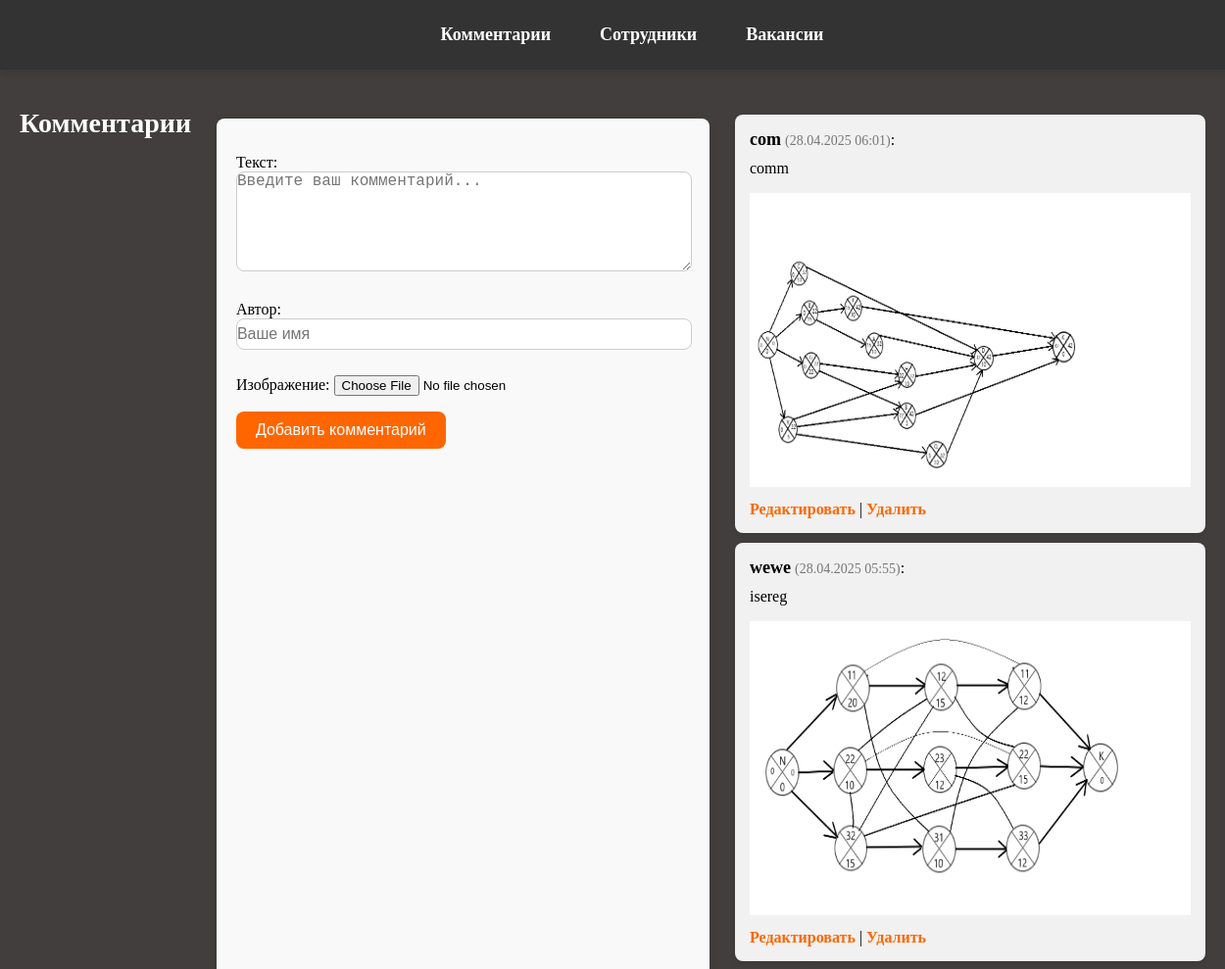
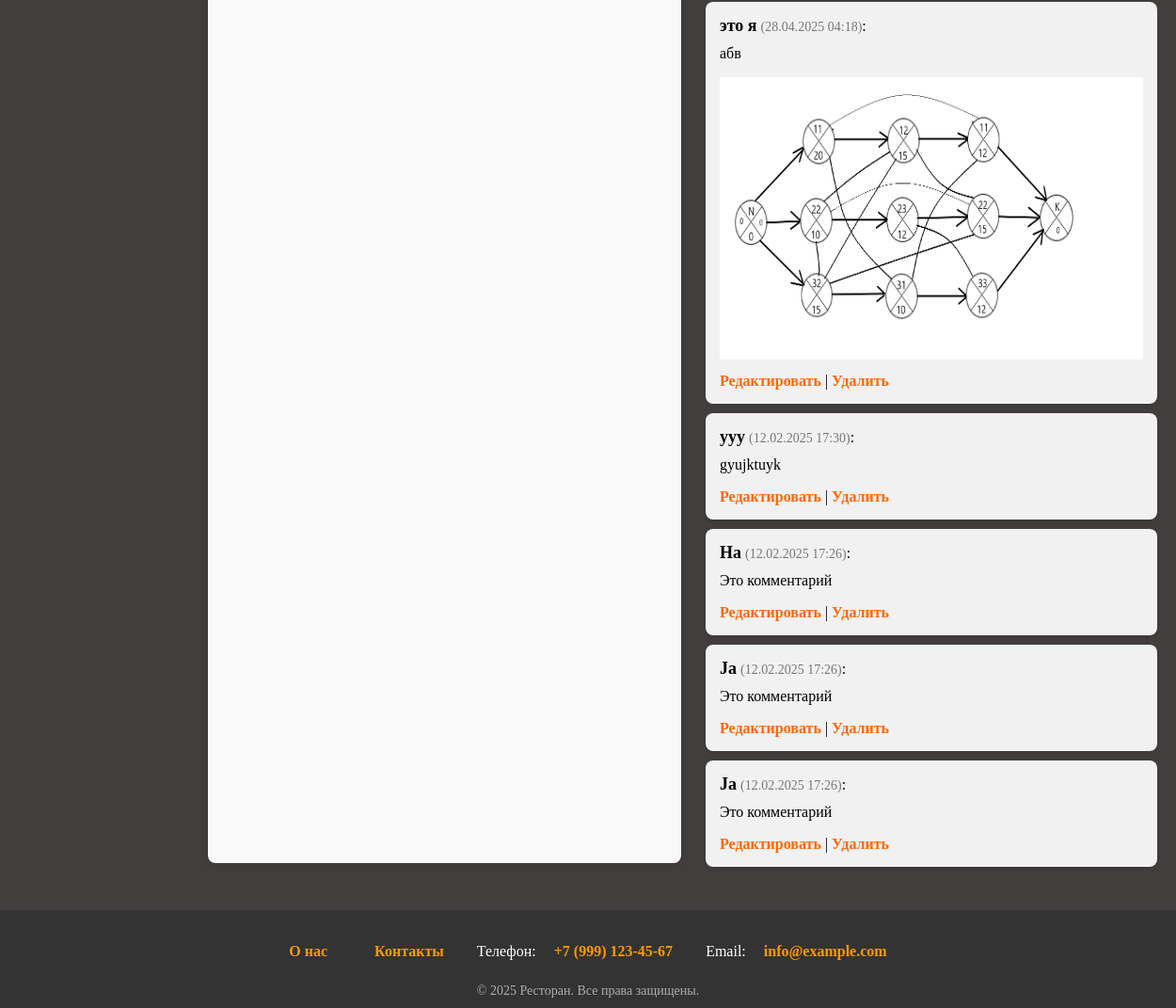
Page /comments/ on the committed database (2 pictures, top to bottom).
### comments/models.py (models this page shows, shortened)
class Comment(models.Model):
    class Status(models.IntegerChoices):
        DRAFT = 0, 'Не опубликовано'
        PUBLISHED = 1, 'Опубликовано'
    text = models.TextField(verbose_name='текст')
    date = models.DateTimeField(default=timezone.now, verbose_name='Дата')
    author = models.CharField(max_length=50, verbose_name='Автор')
    is_active = models.BooleanField(default=Status.PUBLISHED, choices=tuple(map(lambda x: (bool(x[0]), x[1]), Status.choices)), verbose_name='Опубликован')
    objects = models.Manager()
    published = PublishedAndSortedModel()
    image = models.ImageField(upload_to='comments/%Y/%m/%d', blank=True, null=True, verbose_name='Изображение')
    class Meta:
        verbose_name = 'Комментарий'
        verbose_name_plural = 'Комменатрии'

### comments/views.py (the view)
# urls.py: path('', views.comments, name='comments'),
def comments(request):
    form = CommentForm()
    all_comments = Comment.published.all()
    if request.method == 'POST':
        form = CommentForm(request.POST, request.FILES)
        if form.is_valid():
            form.save()
            return redirect('comments')
    return render(request, 'comments.html', {
        'form': form,
        'comments': all_comments,
    })

### comments/forms.py
class CommentForm(forms.ModelForm):
    class Meta:
        model = Comment
        fields = ['text', 'author', 'image']
        widgets = {
            'text': forms.Textarea(attrs={
                'placeholder': 'Введите ваш комментарий...',
                'required': True,
                'class': 'comment-textarea'
            }),
            'author': forms.TextInput(attrs={
                'placeholder': 'Ваше имя',
                'required': True,
                'class': 'comment-author-input'
            }),
            'image': forms.ClearableFileInput(attrs={
                'class': 'comment-file-input'
            }),
        }

### comments/models.py (called while the page is built)
    def get_queryset(self):
        return super().get_queryset().filter(is_active=True).order_by("-date")

### comments/templates/comments.html (shortened to what this page needs)
{% extends 'base.html' %}
{% block content %}
    <h1 class="comments-header">Комментарии</h1>
    <form method="POST" action="{% url 'comments' %}" enctype="multipart/form-data" class="comment-form">
        {% for field in form %}
            <p>
                <label class="form-label" for="{{ field.id_for_label }}">{{ field.label }}:</label>
                {{ field }}
            </p>
        {% endfor %}
        <button type="submit" class="comment-submit-button">Добавить комментарий</button>
    </form>
    <ul class="comments-list">
        {% for comment in comments %}
            {% if comment.is_active %}
                <li class="comment-item">
                    <strong class="comment-author">{{ comment.author }}</strong>
                    <span class="comment-date">({{ comment.date|date:"d.m.Y H:i" }})</span>:<br>
                    <p class="comment-text">{{ comment.text }}</p>
                    {% if comment.image %}
                        <img src="{{ comment.image.url }}" alt="Изображение комментария" class="comment-image" width='450', height='300'>
                    {% endif %}
                    <div class="comment-actions">
                        <a href="{% url 'edit_comment' comment.id %}" class="edit-comment">Редактировать</a> |
                        <a href="{% url 'delete_comment' comment.id %}" class="delete-comment" onclick="return confirm('Удалить комментарий?')">Удалить</a>
                    </div>
                </li>
            {% endif %}
        {% empty %}
            <li class="no-comments">Комментариев пока нет.</li>
        {% endfor %}
    </ul>
{% endblock %}

### static/styles/style.css (style rules this page uses)
html, body { height: 100%; margin: 0; }
body { background: #423e3e; display: flex; flex-direction: column; min-height: 100%; }
.comment-form { max-width: 600px; margin: 30px auto; padding: 20px; background-color: #f9f9f9; border-radius: 8px; box-shadow: 0 2px 10px rgba(0, 0, 0, 0.1); }
.comment-textarea { width: 100%; height: 100px; padding: 0px; border: 1px solid #ccc; border-radius: 8px; font-size: 16px; margin-bottom: 10px; resize: vertical; }
.comment-author-input { width: 100%; height: 30px; padding: 0px; border: 1px solid #ccc; border-radius: 8px; font-size: 16px; margin-bottom: 10px; }
.comment-submit-button { padding: 10px 20px; background-color: #ff6600; color: #fff; border: none; border-radius: 8px; font-size: 16px; cursor: pointer; transition: background-color 0.3s; }
.comments-list { list-style-type: none; padding: 0; }
.comment-item { background-color: #f1f1f1; padding: 15px; margin: 10px 0; border-radius: 8px; box-shadow: 0 2px 5px rgba(0, 0, 0, 0.1); }
.comment-author { font-weight: bold; font-size: 18px; }
.comment-date { font-size: 14px; color: #777; }
.comment-text { font-size: 16px; margin-top: 10px; }
.comment-actions { margin-top: 10px; }
.edit-comment, .delete-comment { color: #ff6600; text-decoration: none; font-weight: bold; transition: color 0.3s; }
.comments-header { font-size: 28px; color: white; text-align: center; margin-bottom: 20px; }

### rows in the picture
Comment: author "com", date "28.04.2025 06:01", text "comm", image (picture)
Comment: author "wewe", date "28.04.2025 05:55", text "isereg", image (picture)
Comment: author "это я", date "28.04.2025 04:18", text "абв", image (picture)
Comment: author "yyy", date "12.02.2025 17:30", text "gyujktuyk"
Comment: author "Ha", date "12.02.2025 17:26", text "Это комментарий"
Comment: author "Ja", date "12.02.2025 17:26", text "Это комментарий"
Comment: author "Ja", date "12.02.2025 17:26", text "Это комментарий"

### other values in the picture
{{ field.label }} "Текст" "Автор" "Изображение"
